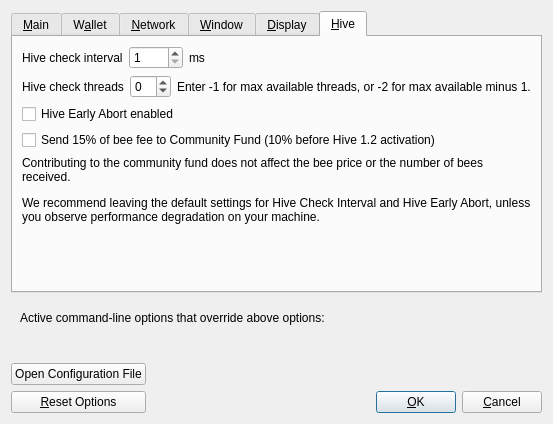
<?xml version="1.0" encoding="UTF-8"?>
<ui version="4.0">
 <class>OptionsDialog</class>
 <widget class="QDialog" name="OptionsDialog">
  <property name="geometry">
   <rect>
    <x>0</x>
    <y>0</y>
    <width>527</width>
    <height>424</height>
   </rect>
  </property>
  <property name="windowTitle">
   <string>Options</string>
  </property>
  <property name="modal">
   <bool>true</bool>
  </property>
  <layout class="QVBoxLayout" name="verticalLayout">
   <item>
    <widget class="QTabWidget" name="tabWidget">
     <property name="currentIndex">
      <number>5</number>
     </property>
     <widget class="QWidget" name="tabMain">
      <attribute name="title">
       <string>&amp;Main</string>
      </attribute>
      <layout class="QVBoxLayout" name="verticalLayout_Main">
       <item>
        <widget class="QCheckBox" name="bitcoinAtStartup">
         <property name="toolTip">
          <string>Automatically start %1 after logging in to the system.</string>
         </property>
         <property name="text">
          <string>&amp;Start %1 on system login</string>
         </property>
        </widget>
       </item>
       <item>
        <layout class="QHBoxLayout" name="horizontalLayout_2_Main">
         <item>
          <widget class="QLabel" name="databaseCacheLabel">
           <property name="text">
            <string>Size of &amp;database cache</string>
           </property>
           <property name="textFormat">
            <enum>Qt::PlainText</enum>
           </property>
           <property name="buddy">
            <cstring>databaseCache</cstring>
           </property>
          </widget>
         </item>
         <item>
          <widget class="QSpinBox" name="databaseCache"/>
         </item>
         <item>
          <widget class="QLabel" name="databaseCacheUnitLabel">
           <property name="text">
            <string>MB</string>
           </property>
           <property name="textFormat">
            <enum>Qt::PlainText</enum>
           </property>
          </widget>
         </item>
         <item>
          <spacer name="horizontalSpacer_2_Main">
           <property name="orientation">
            <enum>Qt::Horizontal</enum>
           </property>
           <property name="sizeHint" stdset="0">
            <size>
             <width>40</width>
             <height>20</height>
            </size>
           </property>
          </spacer>
         </item>
        </layout>
       </item>
       <item>
        <layout class="QHBoxLayout" name="horizontalLayout_3_Main">
         <item>
          <widget class="QLabel" name="threadsScriptVerifLabel">
           <property name="text">
            <string>Number of script &amp;verification threads</string>
           </property>
           <property name="textFormat">
            <enum>Qt::PlainText</enum>
           </property>
           <property name="buddy">
            <cstring>threadsScriptVerif</cstring>
           </property>
          </widget>
         </item>
         <item>
          <widget class="QSpinBox" name="threadsScriptVerif">
           <property name="toolTip">
            <string>(0 = auto, &lt;0 = leave that many cores free)</string>
           </property>
          </widget>
         </item>
         <item>
          <spacer name="horizontalSpacer_3_Main">
           <property name="orientation">
            <enum>Qt::Horizontal</enum>
           </property>
           <property name="sizeHint" stdset="0">
            <size>
             <width>40</width>
             <height>20</height>
            </size>
           </property>
          </spacer>
         </item>
        </layout>
       </item>
       <item>
        <spacer name="verticalSpacer_Main">
         <property name="orientation">
          <enum>Qt::Vertical</enum>
         </property>
         <property name="sizeHint" stdset="0">
          <size>
           <width>20</width>
           <height>40</height>
          </size>
         </property>
        </spacer>
       </item>
      </layout>
     </widget>
     <widget class="QWidget" name="tabWallet">
      <attribute name="title">
       <string>W&amp;allet</string>
      </attribute>
      <layout class="QVBoxLayout" name="verticalLayout_Wallet">
       <item>
        <widget class="QGroupBox" name="groupBox">
         <property name="title">
          <string>Expert</string>
         </property>
         <layout class="QVBoxLayout" name="verticalLayout_2">
          <item>
           <widget class="QCheckBox" name="coinControlFeatures">
            <property name="toolTip">
             <string>Whether to show coin control features or not.</string>
            </property>
            <property name="text">
             <string>Enable coin &amp;control features</string>
            </property>
           </widget>
          </item>
          <item>
           <widget class="QCheckBox" name="spendZeroConfChange">
            <property name="toolTip">
             <string>If you disable the spending of unconfirmed change, the change from a transaction cannot be used until that transaction has at least one confirmation. This also affects how your balance is computed.</string>
            </property>
            <property name="text">
             <string>&amp;Spend unconfirmed change</string>
            </property>
           </widget>
          </item>
         </layout>
        </widget>
       </item>
       <item>
        <spacer name="verticalSpacer_Wallet">
         <property name="orientation">
          <enum>Qt::Vertical</enum>
         </property>
         <property name="sizeHint" stdset="0">
          <size>
           <width>20</width>
           <height>40</height>
          </size>
         </property>
        </spacer>
       </item>
      </layout>
     </widget>
     <widget class="QWidget" name="tabNetwork">
      <attribute name="title">
       <string>&amp;Network</string>
      </attribute>
      <layout class="QVBoxLayout" name="verticalLayout_Network">
       <item>
        <widget class="QCheckBox" name="mapPortUpnp">
         <property name="toolTip">
          <string>Automatically open the Litecoin Cash client port on the router. This only works when your router supports UPnP and it is enabled.</string>
         </property>
         <property name="text">
          <string>Map port using &amp;UPnP</string>
         </property>
        </widget>
       </item>
       <item>
        <widget class="QCheckBox" name="allowIncoming">
         <property name="toolTip">
          <string>Accept connections from outside.</string>
         </property>
         <property name="text">
          <string>Allow incomin&amp;g connections</string>
         </property>
        </widget>
       </item>
       <item>
        <widget class="QCheckBox" name="connectSocks">
         <property name="toolTip">
          <string>Connect to the Litecoin Cash network through a SOCKS5 proxy.</string>
         </property>
         <property name="text">
          <string>&amp;Connect through SOCKS5 proxy (default proxy):</string>
         </property>
        </widget>
       </item>
       <item>
        <layout class="QHBoxLayout" name="horizontalLayout_1_Network">
         <item>
          <widget class="QLabel" name="proxyIpLabel">
           <property name="text">
            <string>Proxy &amp;IP:</string>
           </property>
           <property name="textFormat">
            <enum>Qt::PlainText</enum>
           </property>
           <property name="buddy">
            <cstring>proxyIp</cstring>
           </property>
          </widget>
         </item>
         <item>
          <widget class="QValidatedLineEdit" name="proxyIp">
           <property name="minimumSize">
            <size>
             <width>140</width>
             <height>0</height>
            </size>
           </property>
           <property name="maximumSize">
            <size>
             <width>140</width>
             <height>16777215</height>
            </size>
           </property>
           <property name="toolTip">
            <string>IP address of the proxy (e.g. IPv4: 127.0.0.1 / IPv6: ::1)</string>
           </property>
          </widget>
         </item>
         <item>
          <widget class="QLabel" name="proxyPortLabel">
           <property name="text">
            <string>&amp;Port:</string>
           </property>
           <property name="textFormat">
            <enum>Qt::PlainText</enum>
           </property>
           <property name="buddy">
            <cstring>proxyPort</cstring>
           </property>
          </widget>
         </item>
         <item>
          <widget class="QLineEdit" name="proxyPort">
           <property name="minimumSize">
            <size>
             <width>55</width>
             <height>0</height>
            </size>
           </property>
           <property name="maximumSize">
            <size>
             <width>55</width>
             <height>16777215</height>
            </size>
           </property>
           <property name="toolTip">
            <string>Port of the proxy (e.g. 9050)</string>
           </property>
          </widget>
         </item>
         <item>
          <spacer name="horizontalSpacer_1_Network">
           <property name="orientation">
            <enum>Qt::Horizontal</enum>
           </property>
           <property name="sizeHint" stdset="0">
            <size>
             <width>40</width>
             <height>20</height>
            </size>
           </property>
          </spacer>
         </item>
        </layout>
       </item>
       <item>
        <layout class="QHBoxLayout" name="horizontalLayout_2_Network">
         <item>
          <widget class="QLabel" name="proxyActiveNets">
           <property name="text">
            <string>Used for reaching peers via:</string>
           </property>
           <property name="textFormat">
            <enum>Qt::PlainText</enum>
           </property>
          </widget>
         </item>
         <item>
          <widget class="QCheckBox" name="proxyReachIPv4">
           <property name="enabled">
            <bool>false</bool>
           </property>
           <property name="toolTip">
            <string>Shows if the supplied default SOCKS5 proxy is used to reach peers via this network type.</string>
           </property>
           <property name="text">
            <string/>
           </property>
          </widget>
         </item>
         <item>
          <widget class="QLabel" name="proxyReachIPv4Label">
           <property name="text">
            <string>IPv4</string>
           </property>
           <property name="textFormat">
            <enum>Qt::PlainText</enum>
           </property>
          </widget>
         </item>
         <item>
          <widget class="QCheckBox" name="proxyReachIPv6">
           <property name="enabled">
            <bool>false</bool>
           </property>
           <property name="toolTip">
            <string>Shows if the supplied default SOCKS5 proxy is used to reach peers via this network type.</string>
           </property>
           <property name="text">
            <string/>
           </property>
          </widget>
         </item>
         <item>
          <widget class="QLabel" name="proxyReachIPv6Label">
           <property name="text">
            <string>IPv6</string>
           </property>
           <property name="textFormat">
            <enum>Qt::PlainText</enum>
           </property>
          </widget>
         </item>
         <item>
          <widget class="QCheckBox" name="proxyReachTor">
           <property name="enabled">
            <bool>false</bool>
           </property>
           <property name="toolTip">
            <string>Shows if the supplied default SOCKS5 proxy is used to reach peers via this network type.</string>
           </property>
           <property name="text">
            <string/>
           </property>
          </widget>
         </item>
         <item>
          <widget class="QLabel" name="proxyReachTorLabel">
           <property name="text">
            <string>Tor</string>
           </property>
           <property name="textFormat">
            <enum>Qt::PlainText</enum>
           </property>
          </widget>
         </item>
         <item>
          <spacer name="horizontalSpacer_2_Network">
           <property name="orientation">
            <enum>Qt::Horizontal</enum>
           </property>
           <property name="sizeHint" stdset="0">
            <size>
             <width>40</width>
             <height>20</height>
            </size>
           </property>
          </spacer>
         </item>
        </layout>
       </item>
       <item>
        <widget class="QCheckBox" name="connectSocksTor">
         <property name="toolTip">
          <string>Connect to the Litecoin Cash network through a separate SOCKS5 proxy for Tor hidden services.</string>
         </property>
         <property name="text">
          <string>Use separate SOCKS&amp;5 proxy to reach peers via Tor hidden services:</string>
         </property>
        </widget>
       </item>
       <item>
        <layout class="QHBoxLayout" name="horizontalLayout_3_Network">
         <item>
          <widget class="QLabel" name="proxyIpTorLabel">
           <property name="text">
            <string>Proxy &amp;IP:</string>
           </property>
           <property name="textFormat">
            <enum>Qt::PlainText</enum>
           </property>
           <property name="buddy">
            <cstring>proxyIpTor</cstring>
           </property>
          </widget>
         </item>
         <item>
          <widget class="QValidatedLineEdit" name="proxyIpTor">
           <property name="minimumSize">
            <size>
             <width>140</width>
             <height>0</height>
            </size>
           </property>
           <property name="maximumSize">
            <size>
             <width>140</width>
             <height>16777215</height>
            </size>
           </property>
           <property name="toolTip">
            <string>IP address of the proxy (e.g. IPv4: 127.0.0.1 / IPv6: ::1)</string>
           </property>
          </widget>
         </item>
         <item>
          <widget class="QLabel" name="proxyPortTorLabel">
           <property name="text">
            <string>&amp;Port:</string>
           </property>
           <property name="textFormat">
            <enum>Qt::PlainText</enum>
           </property>
           <property name="buddy">
            <cstring>proxyPortTor</cstring>
           </property>
          </widget>
         </item>
         <item>
          <widget class="QLineEdit" name="proxyPortTor">
           <property name="minimumSize">
            <size>
             <width>55</width>
             <height>0</height>
            </size>
           </property>
           <property name="maximumSize">
            <size>
             <width>55</width>
             <height>16777215</height>
            </size>
           </property>
           <property name="toolTip">
            <string>Port of the proxy (e.g. 9050)</string>
           </property>
          </widget>
         </item>
         <item>
          <spacer name="horizontalSpacer_4_Network">
           <property name="orientation">
            <enum>Qt::Horizontal</enum>
           </property>
           <property name="sizeHint" stdset="0">
            <size>
             <width>40</width>
             <height>20</height>
            </size>
           </property>
          </spacer>
         </item>
        </layout>
       </item>
       <item>
        <spacer name="verticalSpacer_Network">
         <property name="orientation">
          <enum>Qt::Vertical</enum>
         </property>
         <property name="sizeHint" stdset="0">
          <size>
           <width>20</width>
           <height>40</height>
          </size>
         </property>
        </spacer>
       </item>
      </layout>
     </widget>
     <widget class="QWidget" name="tabWindow">
      <attribute name="title">
       <string>&amp;Window</string>
      </attribute>
      <layout class="QVBoxLayout" name="verticalLayout_Window">
       <item>
        <widget class="QCheckBox" name="hideTrayIcon">
         <property name="toolTip">
          <string>Hide the icon from the system tray.</string>
         </property>
         <property name="text">
          <string>&amp;Hide tray icon</string>
         </property>
        </widget>
       </item>
       <item>
        <widget class="QCheckBox" name="minimizeToTray">
         <property name="toolTip">
          <string>Show only a tray icon after minimizing the window.</string>
         </property>
         <property name="text">
          <string>&amp;Minimize to the tray instead of the taskbar</string>
         </property>
        </widget>
       </item>
       <item>
        <widget class="QCheckBox" name="minimizeOnClose">
         <property name="toolTip">
          <string>Minimize instead of exit the application when the window is closed. When this option is enabled, the application will be closed only after selecting Exit in the menu.</string>
         </property>
         <property name="text">
          <string>M&amp;inimize on close</string>
         </property>
        </widget>
       </item>
       <item>
        <spacer name="verticalSpacer_Window">
         <property name="orientation">
          <enum>Qt::Vertical</enum>
         </property>
         <property name="sizeHint" stdset="0">
          <size>
           <width>20</width>
           <height>40</height>
          </size>
         </property>
        </spacer>
       </item>
      </layout>
     </widget>
     <widget class="QWidget" name="tabDisplay">
      <attribute name="title">
       <string>&amp;Display</string>
      </attribute>
      <layout class="QVBoxLayout" name="verticalLayout_Display">
       <item>
        <layout class="QHBoxLayout" name="horizontalLayout_1_Display">
         <item>
          <widget class="QLabel" name="langLabel">
           <property name="text">
            <string>User Interface &amp;language:</string>
           </property>
           <property name="textFormat">
            <enum>Qt::PlainText</enum>
           </property>
           <property name="buddy">
            <cstring>lang</cstring>
           </property>
          </widget>
         </item>
         <item>
          <widget class="QValueComboBox" name="lang">
           <property name="toolTip">
            <string>The user interface language can be set here. This setting will take effect after restarting %1.</string>
           </property>
          </widget>
         </item>
        </layout>
       </item>
       <item>
        <layout class="QHBoxLayout" name="horizontalLayout_2_Display">
         <item>
          <widget class="QLabel" name="unitLabel">
           <property name="text">
            <string>&amp;Unit to show amounts in:</string>
           </property>
           <property name="textFormat">
            <enum>Qt::PlainText</enum>
           </property>
           <property name="buddy">
            <cstring>unit</cstring>
           </property>
          </widget>
         </item>
         <item>
          <widget class="QValueComboBox" name="unit">
           <property name="toolTip">
            <string>Choose the default subdivision unit to show in the interface and when sending coins.</string>
           </property>
          </widget>
         </item>
        </layout>
       </item>
       <item>
        <layout class="QHBoxLayout" name="horizontalLayout_3_Display">
         <item>
          <widget class="QLabel" name="thirdPartyTxUrlsLabel">
           <property name="toolTip">
            <string>Third party URLs (e.g. a block explorer) that appear in the transactions tab as context menu items. %s in the URL is replaced by transaction hash. Multiple URLs are separated by vertical bar |.</string>
           </property>
           <property name="text">
            <string>&amp;Third party transaction URLs</string>
           </property>
           <property name="buddy">
            <cstring>thirdPartyTxUrls</cstring>
           </property>
          </widget>
         </item>
         <item>
          <widget class="QLineEdit" name="thirdPartyTxUrls">
           <property name="toolTip">
            <string>Third party URLs (e.g. a block explorer) that appear in the transactions tab as context menu items. %s in the URL is replaced by transaction hash. Multiple URLs are separated by vertical bar |.</string>
           </property>
          </widget>
         </item>
        </layout>
       </item>
       <item>
        <spacer name="verticalSpacer_Display">
         <property name="orientation">
          <enum>Qt::Vertical</enum>
         </property>
         <property name="sizeHint" stdset="0">
          <size>
           <width>20</width>
           <height>40</height>
          </size>
         </property>
        </spacer>
       </item>
      </layout>
     </widget>
     <widget class="QWidget" name="tabHive">
      <attribute name="title">
       <string>&amp;Hive</string>
      </attribute>
      <layout class="QVBoxLayout" name="verticalLayout_3">
       <item>
        <layout class="QHBoxLayout" name="horizontalLayout_1_Hive">
         <item>
          <widget class="QLabel" name="label">
           <property name="text">
            <string>Hive check interval</string>
           </property>
          </widget>
         </item>
         <item>
          <widget class="QSpinBox" name="hiveCheckDelay">
           <property name="minimum">
            <number>1</number>
           </property>
           <property name="maximum">
            <number>1000</number>
           </property>
          </widget>
         </item>
         <item>
          <widget class="QLabel" name="label_2">
           <property name="text">
            <string>ms</string>
           </property>
          </widget>
         </item>
         <item>
          <spacer name="horizontalSpacer">
           <property name="orientation">
            <enum>Qt::Horizontal</enum>
           </property>
           <property name="sizeHint" stdset="0">
            <size>
             <width>40</width>
             <height>20</height>
            </size>
           </property>
          </spacer>
         </item>
        </layout>
       </item>
       <item>
        <layout class="QHBoxLayout" name="horizontalLayout_1_Hive_2">
         <item>
          <widget class="QLabel" name="label_3">
           <property name="text">
            <string>Hive check threads</string>
           </property>
          </widget>
         </item>
         <item>
          <widget class="QSpinBox" name="hiveCheckThreads">
           <property name="minimum">
            <number>-2</number>
           </property>
          </widget>
         </item>
         <item>
          <widget class="QLabel" name="label_4">
           <property name="text">
            <string>Enter -1 for max available threads, or -2 for max available minus 1.</string>
           </property>
          </widget>
         </item>
         <item>
          <spacer name="horizontalSpacer_3">
           <property name="orientation">
            <enum>Qt::Horizontal</enum>
           </property>
           <property name="sizeHint" stdset="0">
            <size>
             <width>40</width>
             <height>20</height>
            </size>
           </property>
          </spacer>
         </item>
        </layout>
       </item>
       <item>
        <layout class="QHBoxLayout" name="horizontalLayout_1_Hive_3">
         <item>
          <widget class="QCheckBox" name="hiveCheckEarlyOut">
           <property name="text">
            <string>Hive Early Abort enabled</string>
           </property>
          </widget>
         </item>
         <item>
          <spacer name="horizontalSpacer_4">
           <property name="orientation">
            <enum>Qt::Horizontal</enum>
           </property>
           <property name="sizeHint" stdset="0">
            <size>
             <width>40</width>
             <height>20</height>
            </size>
           </property>
          </spacer>
         </item>
        </layout>
       </item>
       <item>
        <layout class="QHBoxLayout" name="horizontalLayout_1_Hive_4">
         <item>
          <widget class="QCheckBox" name="hiveContribCF">
           <property name="text">
            <string>Send 15% of bee fee to Community Fund (10% before Hive 1.2 activation)</string>
           </property>
          </widget>
         </item>
         <item>
          <spacer name="horizontalSpacer_5">
           <property name="orientation">
            <enum>Qt::Horizontal</enum>
           </property>
           <property name="sizeHint" stdset="0">
            <size>
             <width>40</width>
             <height>20</height>
            </size>
           </property>
          </spacer>
         </item>
        </layout>
       </item>
       <item>
        <widget class="QLabel" name="label_5">
         <property name="text">
          <string>&lt;html&gt;&lt;head/&gt;&lt;body&gt;&lt;p&gt;Contributing to the community fund does not affect the bee price or the number of bees received.&lt;/p&gt;&lt;p&gt;We recommend leaving the default settings for Hive Check Interval and Hive Early Abort, unless you observe performance degradation on your machine.&lt;/p&gt;&lt;/body&gt;&lt;/html&gt;</string>
         </property>
         <property name="wordWrap">
          <bool>true</bool>
         </property>
        </widget>
       </item>
       <item>
        <spacer name="verticalSpacer_2">
         <property name="orientation">
          <enum>Qt::Vertical</enum>
         </property>
         <property name="sizeHint" stdset="0">
          <size>
           <width>20</width>
           <height>180</height>
          </size>
         </property>
        </spacer>
       </item>
      </layout>
     </widget>
    </widget>
   </item>
   <item>
    <widget class="QFrame" name="frame">
     <layout class="QVBoxLayout" name="verticalLayout_Bottom">
      <item>
       <layout class="QHBoxLayout" name="horizontalLayout_Bottom">
        <item>
         <widget class="QLabel" name="overriddenByCommandLineInfoLabel">
          <property name="text">
           <string>Active command-line options that override above options:</string>
          </property>
          <property name="textFormat">
           <enum>Qt::PlainText</enum>
          </property>
         </widget>
        </item>
        <item>
         <spacer name="horizontalSpacer_Bottom">
          <property name="orientation">
           <enum>Qt::Horizontal</enum>
          </property>
          <property name="sizeHint" stdset="0">
           <size>
            <width>40</width>
            <height>20</height>
           </size>
          </property>
         </spacer>
        </item>
       </layout>
      </item>
      <item>
       <widget class="QLabel" name="overriddenByCommandLineLabel">
        <property name="text">
         <string/>
        </property>
        <property name="textFormat">
         <enum>Qt::PlainText</enum>
        </property>
        <property name="wordWrap">
         <bool>true</bool>
        </property>
       </widget>
      </item>
     </layout>
    </widget>
   </item>
   <item>
    <layout class="QHBoxLayout" name="horizontalLayout_Buttons">
     <item>
      <layout class="QVBoxLayout" name="verticalLayout_Buttons">
       <item>
        <widget class="QPushButton" name="openBitcoinConfButton">
         <property name="toolTip">
          <string>Open the %1 configuration file from the working directory.</string>
         </property>
         <property name="text">
          <string>Open Configuration File</string>
         </property>
         <property name="autoDefault">
          <bool>false</bool>
         </property>
        </widget>
       </item>
       <item>
        <widget class="QPushButton" name="resetButton">
         <property name="toolTip">
          <string>Reset all client options to default.</string>
         </property>
         <property name="text">
          <string>&amp;Reset Options</string>
         </property>
         <property name="autoDefault">
          <bool>false</bool>
         </property>
        </widget>
       </item>
      </layout>
     </item>
     <item>
      <spacer name="horizontalSpacer_1">
       <property name="orientation">
        <enum>Qt::Horizontal</enum>
       </property>
       <property name="sizeHint" stdset="0">
        <size>
         <width>40</width>
         <height>48</height>
        </size>
       </property>
      </spacer>
     </item>
     <item>
      <widget class="QLabel" name="statusLabel">
       <property name="minimumSize">
        <size>
         <width>200</width>
         <height>0</height>
        </size>
       </property>
       <property name="font">
        <font>
         <weight>75</weight>
         <bold>true</bold>
        </font>
       </property>
       <property name="text">
        <string/>
       </property>
       <property name="textFormat">
        <enum>Qt::PlainText</enum>
       </property>
       <property name="wordWrap">
        <bool>true</bool>
       </property>
      </widget>
     </item>
     <item>
      <spacer name="horizontalSpacer_2">
       <property name="orientation">
        <enum>Qt::Horizontal</enum>
       </property>
       <property name="sizeHint" stdset="0">
        <size>
         <width>40</width>
         <height>48</height>
        </size>
       </property>
      </spacer>
     </item>
     <item>
      <layout class="QVBoxLayout" name="verticalLayout_4">
       <item>
        <spacer name="verticalSpacer">
         <property name="orientation">
          <enum>Qt::Vertical</enum>
         </property>
         <property name="sizeHint" stdset="0">
          <size>
           <width>20</width>
           <height>40</height>
          </size>
         </property>
        </spacer>
       </item>
       <item>
        <layout class="QHBoxLayout" name="horizontalLayout">
         <item>
          <widget class="QPushButton" name="okButton">
           <property name="text">
            <string>&amp;OK</string>
           </property>
           <property name="autoDefault">
            <bool>false</bool>
           </property>
           <property name="default">
            <bool>true</bool>
           </property>
          </widget>
         </item>
         <item>
          <widget class="QPushButton" name="cancelButton">
           <property name="text">
            <string>&amp;Cancel</string>
           </property>
           <property name="autoDefault">
            <bool>false</bool>
           </property>
          </widget>
         </item>
        </layout>
       </item>
      </layout>
     </item>
    </layout>
   </item>
  </layout>
 </widget>
 <customwidgets>
  <customwidget>
   <class>QValidatedLineEdit</class>
   <extends>QLineEdit</extends>
   <header>qt/qvalidatedlineedit.h</header>
  </customwidget>
  <customwidget>
   <class>QValueComboBox</class>
   <extends>QComboBox</extends>
   <header>qt/qvaluecombobox.h</header>
  </customwidget>
 </customwidgets>
 <resources/>
 <connections/>
</ui>
